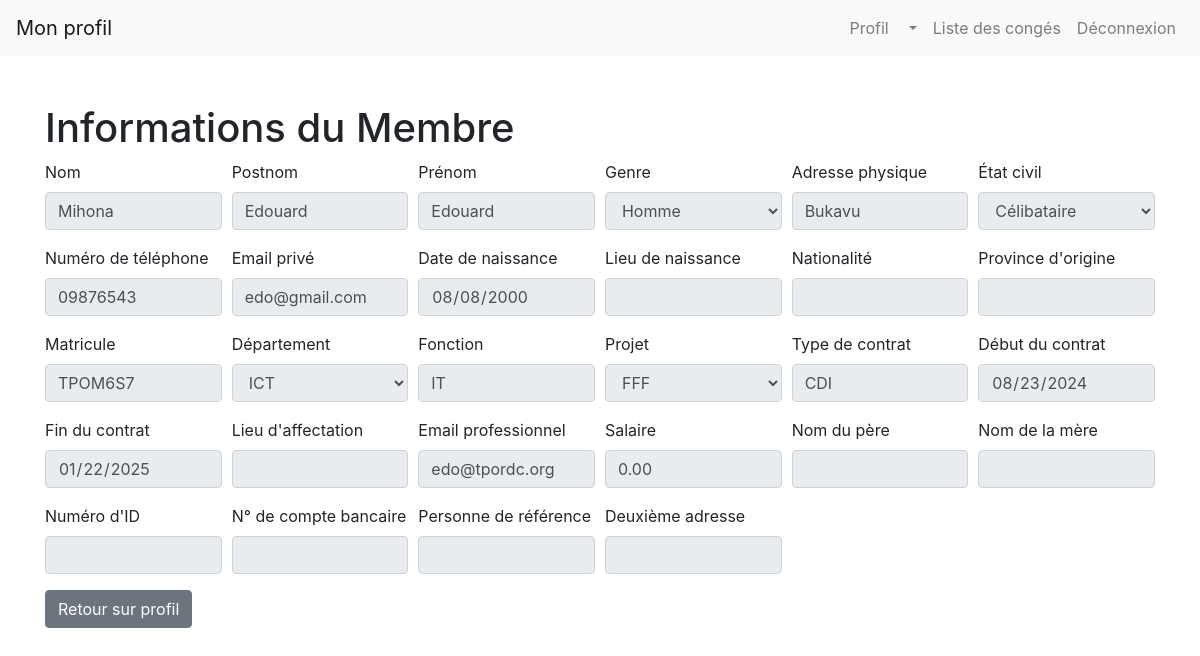
Page /pages/membre_info.php?email=edo@tpordc.org (signed in) on the committed database.
### tables this page shows
CREATE TABLE IF NOT EXISTS `membres` (
  `id_membre` int NOT NULL AUTO_INCREMENT,
  `nom` varchar(100) NOT NULL,
  `prenom` varchar(100) NOT NULL,
  `adresse` varchar(255) DEFAULT NULL,
  `genre` enum('femme','homme') DEFAULT 'homme',
  `numero_telephone` varchar(20) DEFAULT NULL,
  `email_prive` varchar(100) DEFAULT NULL,
  `age` int DEFAULT NULL,
  `created_at` timestamp NULL DEFAULT CURRENT_TIMESTAMP,
  `updated_at` timestamp NULL DEFAULT CURRENT_TIMESTAMP ON UPDATE CURRENT_TIMESTAMP,
  `photo` varchar(255) DEFAULT NULL,
  `type_contrat` enum('CDD','CDI', 'Freelance', 'Stage', 'Intérim', 'Archivé') DEFAULT 'CDD',
  `fonction` varchar(100) DEFAULT NULL,
  `date_entree` date DEFAULT NULL,
  `postnom` varchar(255) DEFAULT NULL,
  `nom_pere` varchar(255) DEFAULT NULL,
  `nom_mere` varchar(255) DEFAULT NULL,
  `nationalite` varchar(100) DEFAULT NULL,
  `province_origine` varchar(100) DEFAULT NULL,
  `lieu_affectation` varchar(255) DEFAULT NULL,
  `matricule` varchar(50) DEFAULT NULL,
  `num_identification` varchar(50) DEFAULT NULL,
  `etat_civil` enum('marié','célibataire','divorcé','veuf') DEFAULT 'célibataire',
  `deuxieme_adresse` varchar(255) DEFAULT NULL,
  `email_professionel` varchar(255) DEFAULT NULL,
  `num_compte_banque` varchar(50) DEFAULT NULL,
  `personne_reference` varchar(255) DEFAULT NULL,
  `lieu_naissance` varchar(100) DEFAULT NULL,
  `date_naissance` date DEFAULT NULL,
  `date_debut_contrat` date DEFAULT NULL,
  `date_fin_contrat` date DEFAULT NULL,
  `status` enum('actif','en congé') DEFAULT 'actif',
  `performance` decimal(5,2) DEFAULT NULL,
  `salaire` decimal(10,2) DEFAULT NULL,
  `salaire_net` decimal(10,2) DEFAULT NULL,
  `brut_B` decimal(10,2) DEFAULT NULL,
  `net_B` decimal(10,2) DEFAULT NULL,
  `id_project` int DEFAULT NULL,
  `id_user` int DEFAULT NULL,
  `id_department` int DEFAULT NULL,
  `contrat` enum('3 mois','6 mois','12 mois') NOT NULL,
  `jours_conge_restants` int DEFAULT '0',
  `personne_de_contact` varchar(255) DEFAULT NULL,
  `partenaire` varchar(255) DEFAULT NULL,
  `nombre_enfant` int DEFAULT NULL,
  PRIMARY KEY (`id_membre`),
  UNIQUE KEY `email_professionel` (`email_professionel`),
  UNIQUE KEY `email_prive` (`email_prive`),
  KEY `fk_department` (`id_department`),
  KEY `fk_user` (`id_user`),
  KEY `fk_project_member` (`id_project`)
);

CREATE TABLE IF NOT EXISTS `department` (
  `id_department` int NOT NULL AUTO_INCREMENT,
  `nom_department` varchar(100) NOT NULL,
  `description_department` text,
  `effectif` int NOT NULL DEFAULT '0',
  PRIMARY KEY (`id_department`)
);

CREATE TABLE IF NOT EXISTS `projects` (
  `id_project` int NOT NULL AUTO_INCREMENT,
  `nom_project` varchar(255) NOT NULL,
  `description_project` text,
  `bailleur` varchar(100) DEFAULT NULL,
  `budget` decimal(10,2) DEFAULT NULL,
  `create_by` int DEFAULT NULL,
  `effectif` int DEFAULT NULL,
  `create_date` timestamp NOT NULL DEFAULT CURRENT_TIMESTAMP,
  `modified_date` timestamp NULL DEFAULT NULL,
  `modified_by` int DEFAULT NULL,
  PRIMARY KEY (`id_project`)
);

### pages/membre_info.php (the view, shortened to what this page needs)
<?php
require "cache.php";
$email = isset($_GET['email']) ? mysqli_real_escape_string($conn, $_GET['email']) : '';
if ($email) {
    $query = "SELECT * FROM membres WHERE email_professionel = '$email' OR email_prive = '$email'";
    $result = mysqli_query($conn, $query);
    $query_departments = "SELECT * FROM department";
    $result_departments = mysqli_query($conn, $query_departments);
    $query_projects = "SELECT * FROM projects";
    $result_projects = mysqli_query($conn, $query_projects);
    if ($result && mysqli_num_rows($result) > 0) {
        $membre = mysqli_fetch_assoc($result);
    } else {
        $message = "Aucun membre trouvé avec cet email.";
    }
} else {
    $message = "Aucun email fourni.";
}
?>
<!DOCTYPE html>
<html lang="fr">
<head>
    <link rel="stylesheet" href="../css/bootstrap.min.css">
</head>
<body>
    <?php require "menu.php" ?>
    <div class="container mt-5">
        <h1>Informations du Membre</h1>
        <form action="" method="POST" id="editMembreForm">
            <div class="form-row">
                <div class="form-group col-md-2">
                    <label for="nom">Nom</label>
                    <input type="text" class="form-control" id="nom" name="nom" value="<?php echo $membre['nom']; ?>" readonly>
                </div>
                <div class="form-group col-md-2">
                    <label for="postnom">Postnom</label>
                    <input type="text" class="form-control" id="postnom" name="postnom" value="<?php echo $membre['postnom']; ?>" readonly>
                </div>
                <div class="form-group col-md-2">
                    <label for="prenom">Prénom</label>
                    <input type="text" class="form-control" id="prenom" name="prenom" value="<?php echo $membre['prenom']; ?>" readonly>
                </div>
                <div class="form-group col-md-2">
                    <label for="genre">Genre</label>
                    <select class="form-control" id="genre" name="genre" disabled>
                        <option value="homme" <?php if ($membre['genre'] == 'homme') echo 'selected'; ?>>Homme</option>
                    </select>
                </div>
                <div class="form-group col-md-2">
                    <label for="adresse">Adresse physique</label>
                    <input type="text" class="form-control" id="adresse" name="adresse" value="<?php echo $membre['adresse']; ?>" readonly>
                </div>
                <div class="form-group col-md-2">
                    <label for="etat_civil">État civil</label>
                    <select class="form-control" id="etat_civil" name="etat_civil" disabled>
                        <option value="célibataire" <?php if ($membre['etat_civil'] == 'célibataire') echo 'selected'; ?>>Célibataire</option>
                    </select>
                </div>
            </div>
            <div class="form-row">
                <div class="form-group col-md-2">
                    <label for="numero_telephone">Numéro de téléphone</label>
                    <input type="text" class="form-control" id="numero_telephone" name="numero_telephone" value="<?php echo $membre['numero_telephone']; ?>" readonly>
                </div>
                <div class="form-group col-md-2">
                    <label for="email">Email privé</label>
                    <input type="email" class="form-control" id="email" name="email_prive" value="<?php echo $membre['email_prive']; ?>" readonly>
                </div>
                <div class="form-group col-md-2">
                    <label for="date_naissance">Date de naissance</label>
                    <input type="date" class="form-control" id="date_naissance" name="date_naissance" value="<?php echo $membre['date_naissance']; ?>" readonly>
                </div>
                <div class="form-group col-md-2">
                    <label for="lieu_naissance">Lieu de naissance</label>
                    <input type="text" class="form-control" id="lieu_naissance" name="lieu_naissance" value="<?php echo $membre['lieu_naissance']; ?>" readonly>
                </div>
                <div class="form-group col-md-2">
                    <label for="nationalite">Nationalité</label>
                    <input type="text" class="form-control" id="nationalite" name="nationalite" value="<?php echo $membre['nationalite']; ?>" readonly>
                </div>
                <div class="form-group col-md-2">
                    <label for="province_origine">Province d'origine</label>
                    <input type="text" class="form-control" id="province_origine" name="province_origine" value="<?php echo $membre['province_origine']; ?>" readonly>
                </div>
            </div>
            <div class="form-row">
                <div class="form-group col-md-2">
                    <label for="matricule">Matricule</label>
                    <input type="text" class="form-control" id="matricule" name="matricule" value="<?php echo $membre['matricule']; ?>" readonly>
                </div>
                <div class="form-group col-md-2">
                    <label for="department">Département</label>
                    <select class="form-control" id="department" name="department" disabled>
                        <?php while ($department = mysqli_fetch_assoc($result_departments)) : ?>
                            <option value="<?php echo $department['id_department']; ?>" <?php if ($membre['id_department'] == $department['id_department']) echo 'selected'; ?>><?php echo $department['nom_department']; ?></option>
                        <?php endwhile; ?>
                    </select>
                </div>
                <div class="form-group col-md-2">
                    <label for="fonction">Fonction</label>
                    <input type="text" class="form-control" id="fonction" name="fonction" value="<?php echo $membre['fonction']; ?>" readonly>
                </div>
                <div class="form-group col-md-2">
                    <label for="project">Projet</label>
                    <select class="form-control" id="project" name="project" disabled>
                        <?php while ($project = mysqli_fetch_assoc($result_projects)) : ?>
                            <option value="<?php echo $project['id_project']; ?>" <?php if ($membre['id_project'] == $project['id_project']) echo 'selected'; ?>><?php echo $project['nom_project']; ?></option>
                        <?php endwhile; ?>
                    </select>
                </div>
                <div class="form-group col-md-2">
                    <label for="type_contrat">Type de contrat</label>
                    <input type="text" class="form-control" id="type_contrat" name="type_contrat" value="<?php echo $membre['type_contrat']; ?>" readonly>
                </div>
                <div class="form-group col-md-2">
                    <label for="date_debut_contrat">Début du contrat</label>
                    <input type="date" class="form-control" id="date_debut_contrat" name="date_debut_contrat" value="<?php echo $membre['date_debut_contrat']; ?>" readonly>
                </div>
            </div>
            <div class="form-row">
                <div class="form-group col-md-2">
                    <label for="date_fin_contrat">Fin du contrat</label>
                    <input type="date" class="form-control" id="date_fin_contrat" name="date_fin_contrat" value="<?php echo $membre['date_fin_contrat']; ?>" readonly>
                </div>
                <div class="form-group col-md-2">
                    <label for="lieu_affectation">Lieu d'affectation</label>
                    <input type="text" class="form-control" id="lieu_affectation" name="lieu_affectation" value="<?php echo $membre['lieu_affectation']; ?>" readonly>
                </div>
                <div class="form-group col-md-2">
                    <label for="email_prive">Email professionnel</label>
                    <input type="email" class="form-control" id="email_pro" name="email_professionel" value="<?php echo $membre['email_professionel']; ?>" readonly>
                </div>
                <div class="form-group col-md-2">
                    <label for="net_B">Salaire</label>
                    <input type="number" step="0.01" class="form-control" id="net_B" name="net_B" value="<?php echo $membre['net_B']; ?>" readonly>
                </div>
                <div class="form-group col-md-2">
                    <label for="nom_pere">Nom du père</label>
                    <input type="text" class="form-control" id="nom_pere" name="nom_pere" value="<?php echo $membre['nom_pere']; ?>" readonly>
                </div>
                <div class="form-group col-md-2">
                    <label for="nom_mere">Nom de la mère</label>
                    <input type="text" class="form-control" id="nom_mere" name="nom_mere" value="<?php echo $membre['nom_mere']; ?>" readonly>
                </div>
            </div>
            <div class="form-row">
                <div class="form-group col-md-2">
                    <label for="num_identification">Numéro d'ID</label>
                    <input type="text" class="form-control" id="num_identification" name="num_identification" value="<?php echo $membre['num_identification']; ?>" readonly>
                </div>
                <div class="form-group col-md-2">
                    <label for="num_compte_banque">N° de compte bancaire</label>
                    <input type="text" class="form-control" id="num_compte_banque" name="num_compte_banque" value="<?php echo $membre['num_compte_banque']; ?>" readonly>
                </div>
                <div class="form-group col-md-2">
                    <label for="personne_reference">Personne de référence</label>
                    <input type="text" class="form-control" id="personne_reference" name="personne_reference" value="<?php echo $membre['personne_reference']; ?>" readonly>
                </div>
                <div class="form-group col-md-2">
                    <label for="deuxieme_adresse">Deuxième adresse</label>
                    <input type="text" class="form-control" id="deuxieme_adresse" name="deuxieme_adresse" value="<?php echo $membre['deuxieme_adresse']; ?>" readonly>
                </div>
            </div>
            <a href="profil.php" class="btn btn-secondary">Retour sur profil</a>
        </form>
    </div>
</body>
</html>

### rows in the picture
membres: nom "Mihona", postnom "Edouard", prenom "Edouard", genre "Homme", adresse "Bukavu", etat_civil "Célibataire", numero_telephone "09876543", email_prive "edo@gmail.com", date_naissance "08/08/2000", matricule "TPOM6S7", department "ICT", fonction "IT", project "FFF", type_contrat "CDI", date_debut_contrat "08/23/2024", date_fin_contrat "01/22/2025", email_professionel "edo@tpordc.org", net_B "0.00"

### other values in the picture
$pageTitle "Mon profil"
